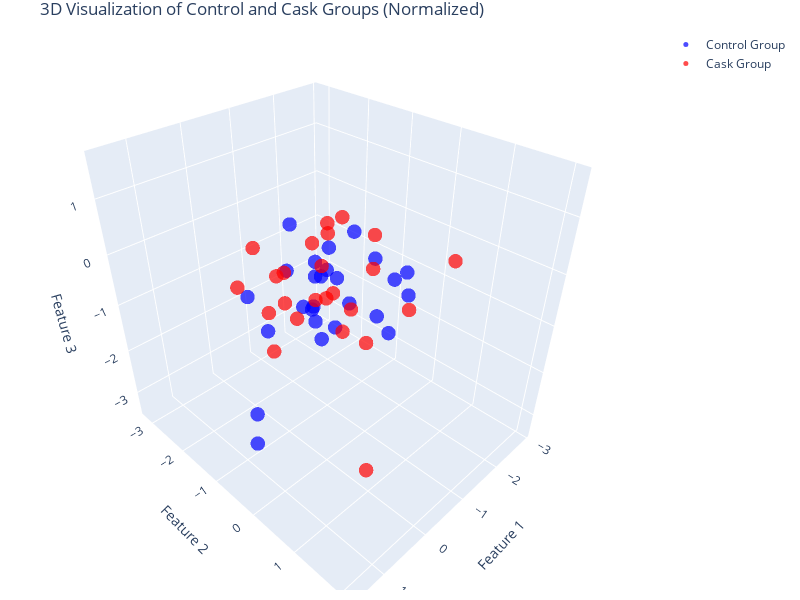

Here is the notebook cell this chart was saved with:
### Code cell
import matplotlib.pyplot as plt
import plotly.graph_objects as go

# Create the figure
fig = go.Figure()

# Add control group points
fig.add_trace(go.Scatter3d(
    x=ctrl_data_normalized[:, 0],
    y=ctrl_data_normalized[:, 1],
    z=ctrl_data_normalized[:, 2],
    mode='markers',
    marker=dict(size=5, color='blue', opacity=0.7),
    name='Control Group'
))

# Add cask group points
fig.add_trace(go.Scatter3d(
    x=cask_data_normalized[:, 0],
    y=cask_data_normalized[:, 1],
    z=cask_data_normalized[:, 2],
    mode='markers',
    marker=dict(size=5, color='red', opacity=0.7),
    name='Cask Group'
))

# Customize layout
fig.update_layout(
    title="3D Visualization of Control and Cask Groups (Normalized)",
    scene=dict(
        xaxis=dict(title='Feature 1', backgroundcolor='rgba(211,211,211)'),
        yaxis=dict(title='Feature 2', backgroundcolor='rgba(211,211,211)'),
        zaxis=dict(title='Feature 3', backgroundcolor='rgba(211,211,211)')
    ),
    margin=dict(l=10, r=10, t=30, b=10),  # Reduce whitespace
    width=800,  # Adjust width of the plot
    height=600  # Adjust height of the plot
)

# Show the plot (interactive in Jupyter)
fig.show()

### Figure 1 — Plotly figure (JSON) as saved in the notebook; plotly's stock layout.template omitted (floating-point values rounded to 4 significant figures)
{"data": [{"marker": {"color": "blue", "opacity": 0.7, "size": 5}, "mode": "markers", "name": "Control Group", "type": "scatter3d", "x": [1.556, -1.266, -1.027, -0.5994, -0.5407, 0.4247, -0.2136, 0.2043, 1.106, 0.5953, 0.2952, 1.377, 0.5888, -0.7891, -0.4197, 0.4862, 0.3143, 1.092, 0.3943, 0.6891, -0.6695, 1.228, 1.291, 1.052, 0.25, 1.04], "y": [0.09683, -0.1556, -1.375, -0.5438, 1.115, 0.3362, -1.126, 1.178, -0.4554, -0.07632, 1.705, 0.3027, 0.7737, -0.2633, -0.6757, 0.7029, 0.2221, -0.4725, -0.07632, 0.7176, -0.07632, 1.064, 1.14, 0.8167, 1.482, 2.074], "z": [-1.909, 0.03621, -1.388, 0.352, 0.2743, 0.678, -0.1576, 0.3223, -1.987, 1.385, 1.289, 0.2293, 0.1266, -0.6582, -0.1576, 0.843, -0.5278, 0.2692, -0.04962, 1.066, 0.7872, 0.7062, 1.624, 0.678, 1.066, 0.9691]}, {"marker": {"color": "red", "opacity": 0.7, "size": 5}, "mode": "markers", "name": "Cask Group", "type": "scatter3d", "x": [0.4133, -1.217, -2.914, -1.277, 0.1446, -0.02071, -1.049, 1.012, 1.179, -0.2136, -2.721, -0.5806, -2.037, -0.7708, -1.288, 0.6586, 0.2043, 0.1625, -0.07806, 0.5028, 0.6714, 0.07653, 0.7352, -0.05182], "y": [-1.155, -0.8555, 0.2833, 0.5915, -0.07632, 0.01189, -1.176, 1.154, 1.482, 0.7487, -3.193, 0.4073, -2.024, 0.2353, -0.3062, 0.0778, -1.055, -0.762, -1.486, -0.3513, -1.283, 0.08126, -0.2433, 0.4631], "z": [0.5082, 0.5411, -0.5278, -0.6075, -0.04962, 1.206, -0.4513, 1.066, 0.7473, -3.397, -1.484, 0.9545, -0.5278, 0.2293, -1.781, -0.04962, -1.55, -0.4358, -1.111, 0.4653, -0.1452, 0.02477, 0.559, -0.04962]}], "layout": {"height": 600, "margin": {"b": 10, "l": 10, "r": 10, "t": 30}, "scene": {"xaxis": {"backgroundcolor": "rgba(211,211,211)", "title": {"text": "Feature 1"}}, "yaxis": {"backgroundcolor": "rgba(211,211,211)", "title": {"text": "Feature 2"}}, "zaxis": {"backgroundcolor": "rgba(211,211,211)", "title": {"text": "Feature 3"}}}, "title": {"text": "3D Visualization of Control and Cask Groups (Normalized)"}, "width": 800}}
